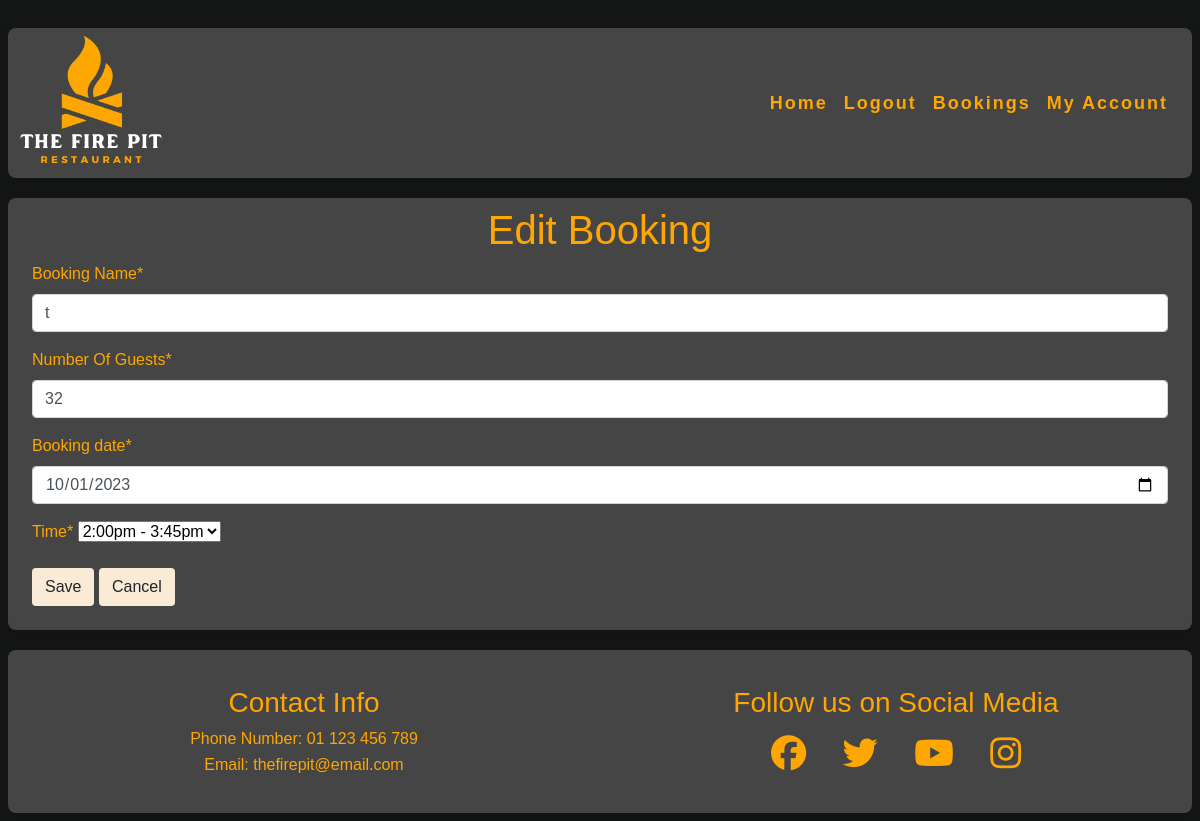
Before: /booking/edit_booking/18 (signed in) with the older database file.
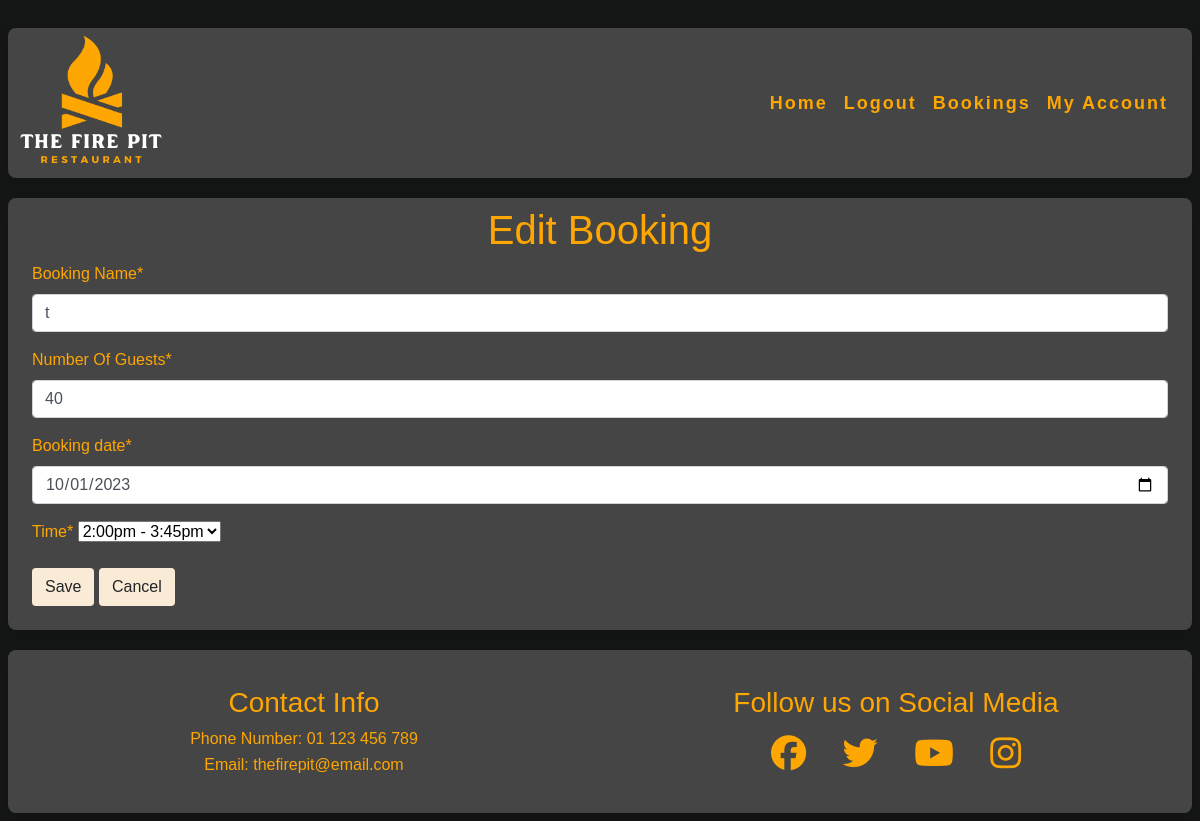
After: the same page with the newer database file.
### booking/models.py (models this page shows, shortened)
class Booking(models.Model):
    customer = models.ForeignKey(
        User, on_delete=models.CASCADE, related_name="customer")
    booking_name = models.CharField(max_length=25)
    tables_needed_small = models.IntegerField(default=0)
    tables_needed_medium = models.IntegerField(default=0)
    tables_needed_large = models.IntegerField(default=0)
    guest_count = models.IntegerField(default=2)
    booking_date = models.DateField()
    booking_time = models.IntegerField(choices=TIME_SLOTS, default=1)
    class Meta:
        ordering = ['booking_date', 'booking_time']

### booking/views.py (the view, shortened to what this page needs)
# urls.py: path('edit_booking/<slug:pk>',
class edit_booking(LoginRequiredMixin, UserPassesTestMixin, UpdateView):
    form_class = BookingForm
    template_name = 'booking/edit_booking.html'
    success_url = "/"
    model = Booking
    def test_func(self):
        if self.request.user.is_staff:
            return True
        else:
            return self.request.user == self.get_object().customer

### booking/forms.py (shortened to what this page needs)
class BookingForm(forms.ModelForm):
    booking_date = forms.DateField(widget=forms.TextInput(
                                   attrs={'type': 'date'}),
                                   required=True)
    class Meta:
        model = Booking
        fields = [
            'booking_name', 'guest_count', 'booking_date', 'booking_time',
            ]
        labels = {
            'booking_name': 'Booking Name',
            'guest_count': 'Number Of Guests',
            'booking_date': 'Date',
            'booking_time': 'Time',
        }
    def __init__(self, *args, **kwargs):
        super().__init__(*args, **kwargs)
        self.fields['booking_date'].widget.attrs['class'] = 'datepicker'
        self.fields['booking_date'].widget.attrs['autocomplete'] = 'off'

### booking/templates/booking/edit_booking.html (shortened to what this page needs)
{% extends "base.html" %}
{% load static %}
{% load crispy_forms_tags %}
{% block content %}
<div class="m-3">
    <form method="POST" action="{% url 'edit_booking' booking.id %}" class="form mb-2 p-2 form-style" enctype="multipart/form-data">
        <h1 class="text-center">Edit Booking</h1>
        {{ form|crispy }}
        <button type="submit" class="btn button-style mb-3">Save</button>
        <a class="btn button-style mb-3" href="{% url 'booking_home' %}">Cancel</a>
    </form>
</div>
{% endblock %}

Changed rows visible on the page:
changed Booking "2:00pm - 3:45pm": guest_count "32" → "40"
